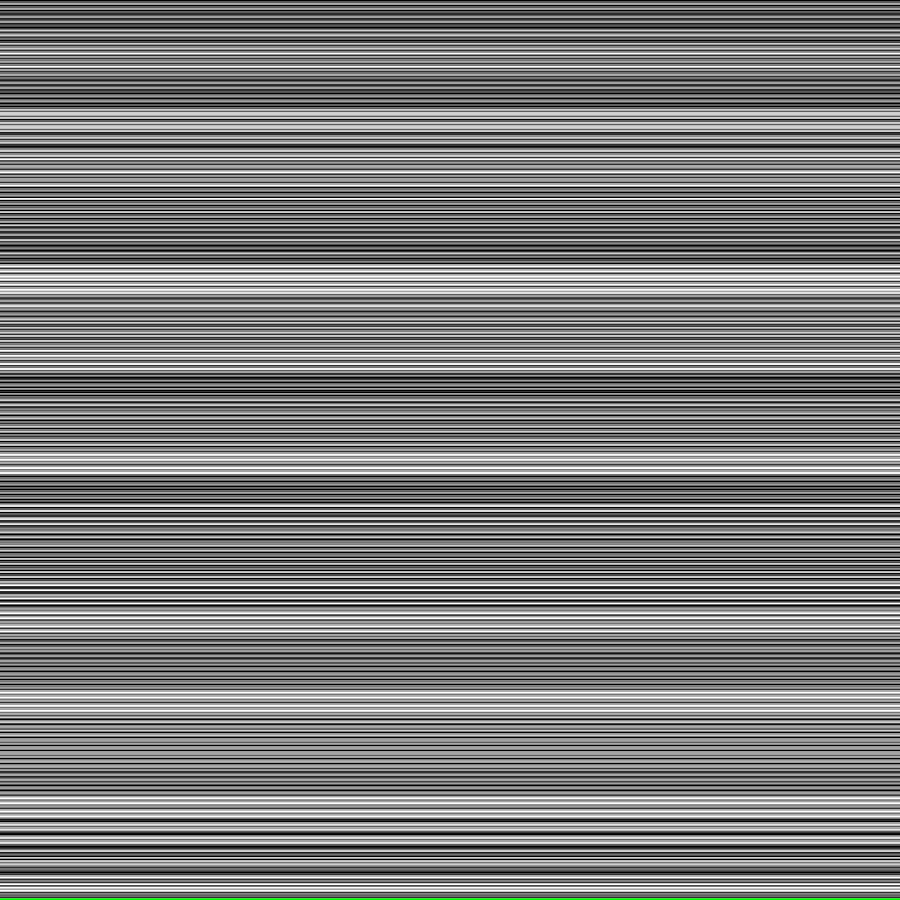
Frame 1 (no input)
Frame 60 (the mouse pressed at the canvas centre just before this capture): identical to frame 1, image omitted
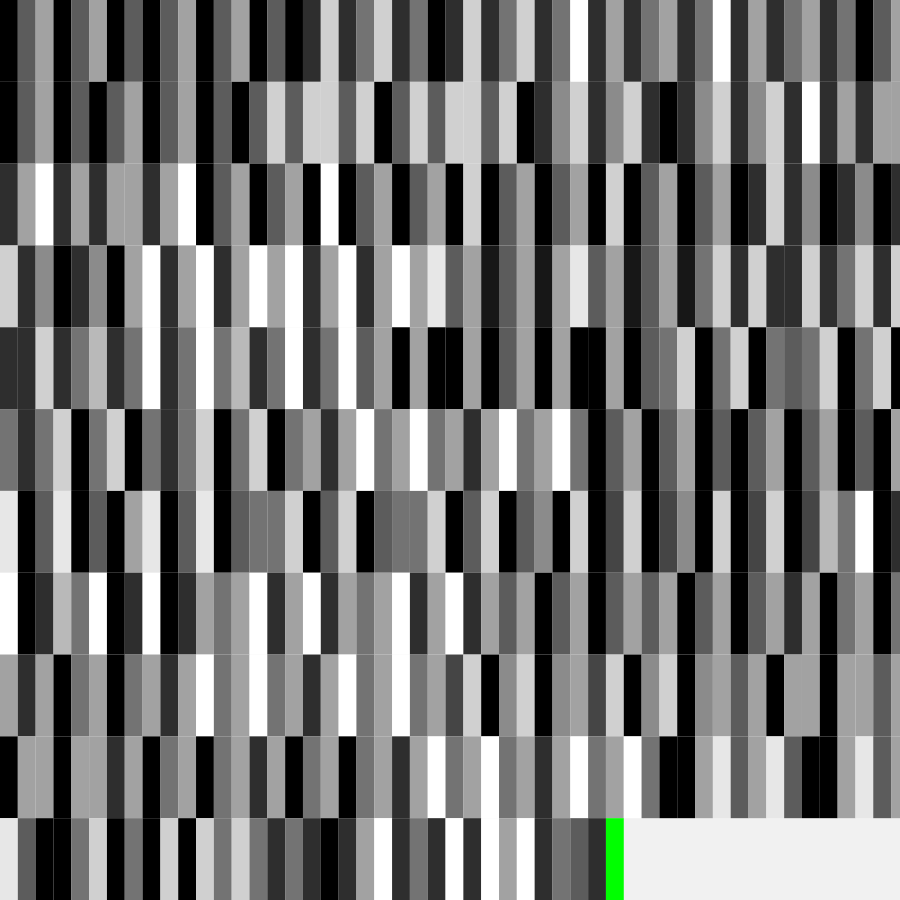
Frame 120 (the mouse held since frame 60 and released just before this capture)

The Processing sketch that drew these frames (run headless with seeded random() and noise(); from frame 60 on, the mouse is pressed at the canvas centre):

// Processing sketch: ffm_02
// ── ffm_02.pde
// Pitch-values – compressed to one octave
// 0 - 11
int[] notes = {0, 4, 7, 0, 4, 7, 0, 4, 0, 4, 7, 0, 4, 7, 0, 4, 0, 2, 9, 2, 5, 9, 2, 5, 0, 2, 9, 2, 5, 9, 2, 5, 11, 2, 7, 2, 5, 7, 2, 5, 11, 2, 7, 2, 5, 7, 2, 5, 0, 4, 7, 0, 4, 7, 0, 4, 0, 4, 7, 0, 4, 7, 0, 4, 0, 4, 9, 4, 9, 9, 4, 9, 0, 4, 9, 4, 9, 9, 4, 9, 0, 2, 6, 9, 2, 6, 9, 2, 0, 2, 6, 9, 2, 6, 9, 2, 11, 2, 7, 2, 7, 7, 2, 7, 11, 2, 7, 2, 7, 7, 2, 7, 11, 0, 4, 7, 0, 4, 7, 0, 11, 0, 4, 7, 0, 4, 7, 0, 9, 0, 4, 7, 0, 4, 7, 0, 9, 0, 4, 7, 0, 4, 7, 0, 2, 9, 2, 6, 0, 2, 6, 0, 2, 9, 2, 6, 0, 2, 6, 0, 7, 11, 2, 7, 11, 2, 7, 11, 7, 11, 2, 7, 11, 2, 7, 11, 7, 10, 4, 7, 1, 4, 7, 1, 7, 10, 4, 7, 1, 4, 7, 1, 5, 9, 2, 9, 2, 2, 9, 2, 5, 9, 2, 9, 2, 2, 9, 2, 5, 8, 2, 5, 11, 2, 5, 11, 5, 8, 2, 5, 11, 2, 5, 11, 4, 7, 0, 7, 0, 0, 7, 0, 4, 7, 0, 7, 0, 0, 7, 0, 4, 5, 9, 0, 5, 9, 0, 5, 4, 5, 9, 0, 5, 9, 0, 5, 2, 5, 9, 0, 5, 9, 0, 5, 2, 5, 9, 0, 5, 9, 0, 5, 7, 2, 7, 11, 5, 7, 11, 5, 7, 2, 7, 11, 5, 7, 11, 5, 0, 4, 7, 0, 4, 7, 0, 4, 0, 4, 7, 0, 4, 7, 0, 4, 0, 7, 10, 0, 4, 10, 0, 4, 0, 7, 10, 0, 4, 10, 0, 4, 5, 5, 9, 0, 4, 9, 0, 4, 5, 5, 9, 0, 4, 9, 0, 4, 6, 0, 9, 0, 3, 9, 0, 3, 6, 0, 9, 0, 3, 9, 0, 3, 8, 5, 11, 0, 2, 11, 0, 2, 8, 5, 11, 0, 2, 11, 0, 2, 7, 5, 7, 11, 2, 7, 11, 2, 7, 5, 7, 11, 2, 7, 11, 2, 7, 4, 7, 0, 4, 7, 0, 4, 7, 4, 7, 0, 4, 7, 0, 4, 7, 2, 7, 0, 5, 7, 0, 5, 7, 2, 7, 0, 5, 7, 0, 5, 7, 2, 7, 11, 5, 7, 11, 5, 7, 2, 7, 11, 5, 7, 11, 5, 7, 3, 9, 0, 6, 9, 0, 6, 7, 3, 9, 0, 6, 9, 0, 6, 7, 4, 7, 0, 7, 7, 0, 7, 7, 4, 7, 0, 7, 7, 0, 7, 7, 2, 7, 0, 5, 7, 0, 5, 7, 2, 7, 0, 5, 7, 0, 5, 7, 2, 7, 11, 5, 7, 11, 5, 7, 2, 7, 11, 5, 7, 11, 5, 0, 0, 7, 10, 4, 7, 10, 4, 0, 0, 7, 10, 4, 7, 10, 4, 0, 0, 5, 9, 0, 5, 0, 9, 0, 9, 5, 9, 5, 2, 5, 2, 0, 2, 7, 11, 2, 5, 2, 11, 2, 11, 7, 11, 2, 5, 4, 2, 0};
float tilesX, tilesY;

void setup() {
  size(900, 900);
}

void draw() {
  background(#f1f1f1);
  noStroke();

  tilesX = map(mouseX,0,width,1,100);
  
  tilesY = ceil(notes.length / tilesX);

  float tileW = float(width) / tilesX;
  float tileH = float(height) / tilesY;

  int x=0, y=0;

  for (int i = 0; i < notes.length; i++) {

    float b = map(notes[i], 0, 11, 0, 255);

    if (i == notes.length-1) {
      fill(#00FF00);
    } else {
      fill(b);
    }

    pushMatrix();
    translate(x * tileW, y * tileH);
    rect(0, 0, tileW, tileH);
    popMatrix();

    if (x >= tilesX-1) {
      x = 0;
      y++;
    } else {
      x++;
    }
  }
}
